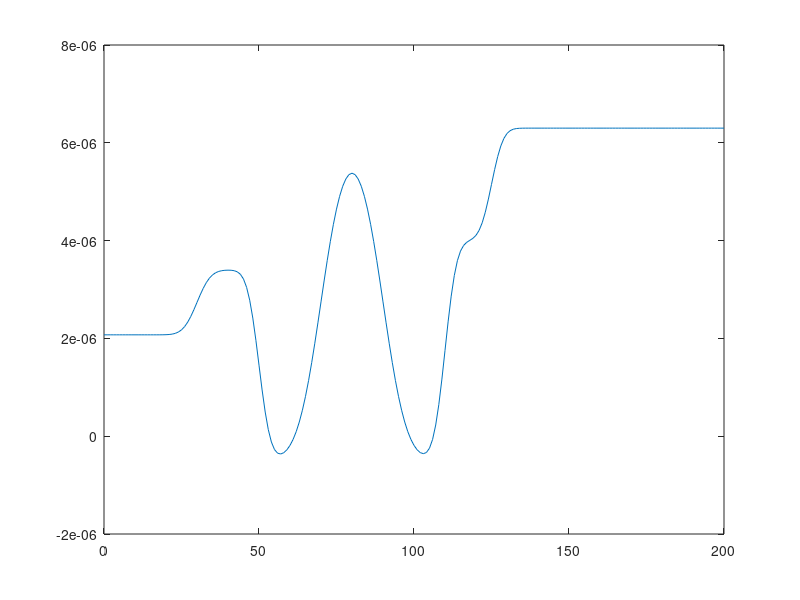

Recreate this plot in MATLAB.
%% ERF Stack version

z = 0:200;
bulkIn = 2.073;
bulkOut = 6.3;
subRough = 3.5;

layers = [20,  3.4,  3;
          20,  -0.5, 6;
          20,   6,   6;
          20,  -0.5, 3;
          15,   4,   3];

% Arrange the roughnes' in the solid/liquid way....
allRoughs = layers(:,3);
allRoughs = [subRough ; allRoughs(1:end-1)];
outLayer  = [0 bulkOut allRoughs(end)];
layers(:,3) = allRoughs(:);
stack = [layers; outLayer];

nLayers = size(stack,1);
allFuncs = zeros(length(z),nLayers);
alpha = zeros(1,nLayers);

lastLayer = bulkIn;
thisPos = 30;

for i = 1:nLayers
    
    thisRough = stack(i,3);
    nextLayer = stack(i,2);
    diff = nextLayer - lastLayer;

    thisFun = normcdf(z,thisPos,thisRough);
    if diff < 1
        thisFun = -thisFun;
    end

    allFuncs(:,i) = thisFun(:);
    alpha(i) = abs(diff);
    thisPos = stack(i,1) + thisPos;
    lastLayer = nextLayer;

end

allFuncs = allFuncs .* alpha;
total = sum(allFuncs,2); 
total = (total + bulkIn) * 1e-6;

figure(3); clf
plot(z,total);
